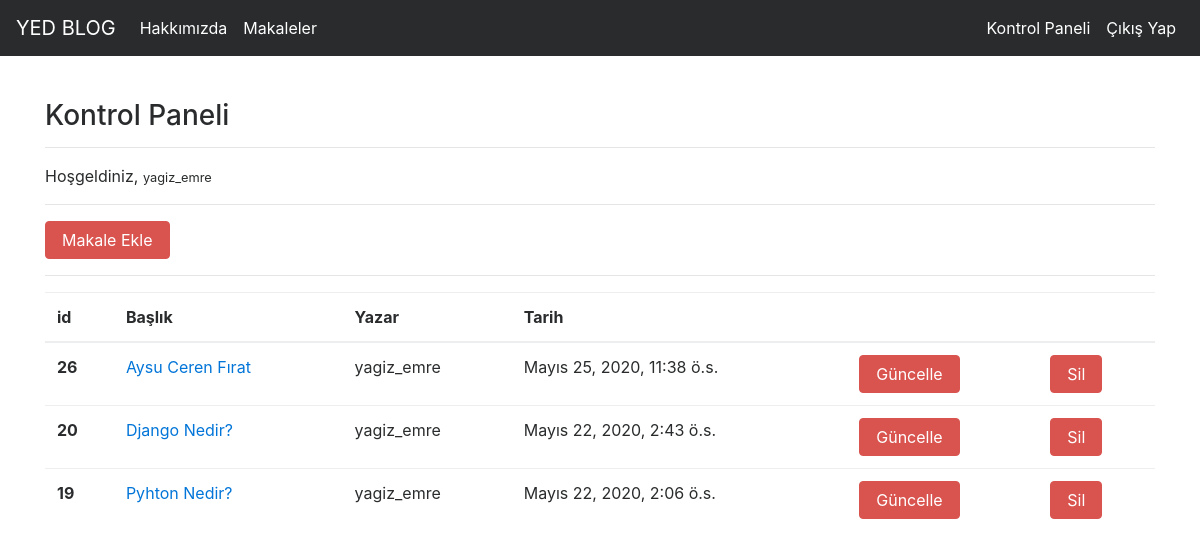
Screenshot of /articles/dashboard/ (signed in) with the database file from the repository.
### article/models.py (models this page shows, shortened)
class article(models.Model):
    author = models.ForeignKey("auth.User",on_delete = models.CASCADE,verbose_name = "Yazar")
    title = models.CharField(max_length=50,verbose_name = "Başlık")
    content = RichTextField()
    created_date = models.DateTimeField(auto_now_add=True,verbose_name="Tarih")
    article_image = models.FileField(blank= True,null= True,verbose_name="Makaleye Fotoğraf Ekleyin")
    class Meta:
        ordering = ['-created_date']

### article/views.py (the view)
@login_required(login_url = "user:login")
def dashboard(request):
    articles = article.objects.filter(author = request.user)
    context = {"articles" : articles}
    return render(request,"dashboard.html",context)

### templates/dashboard.html
{% extends "layout.html" %}
{% block body %}
<h3>Kontrol Paneli</h3>
<hr>
<p>
Hoşgeldiniz, <small>{{request.user.username}}</small>
</p>
<hr>
<a class = "btn btn-danger" a href="/articles/addarticle">Makale Ekle</a>
<hr>
{% if articles %}
<table class="table">
    <thead>
      <tr>
        <th scope="col">id</th>
        <th scope="col">Başlık</th>
        <th scope="col">Yazar</th>
        <th scope="col">Tarih</th>
        <th scope="col"></th>
        <th scope="col"></th>
      </tr>
    </thead>
    <tbody>
        {% for article in articles  %}
        <tr>
            <th scope="row">{{article.id}}</th>
            <td><a href="{% url 'article:detail' article.id %}">{{article.title}}</a></td>
            <td>{{article.author.username}}</td>
            <td>{{article.created_date}}</td>
            <td><a href="{% url 'article:update' article.id%}" class = "btn btn-danger">Güncelle</a></td>
            <td><a href="{% url 'article:delete' article.id%}" class = "btn btn-danger">Sil</a></td>
        </tr>
        {% endfor %}
    </tbody>
  </table>
{% else %}
<div class = "alert alert-danger">
    Henüz Bir Makaleniz Yoktur.
</div>
{% endif %}
{% endblock body %}

### rows the page displays
article: id "26", title "Aysu Ceren Fırat", author.username "yagiz_emre", created_date "Mayıs 25, 2020, 11:38 ö.s."
article: id "20", title "Django Nedir?", author.username "yagiz_emre", created_date "Mayıs 22, 2020, 2:43 ö.s."
article: id "19", title "Pyhton Nedir?", author.username "yagiz_emre", created_date "Mayıs 22, 2020, 2:06 ö.s."

### other values shown
{{ request.user.username }} "yagiz_emre"
